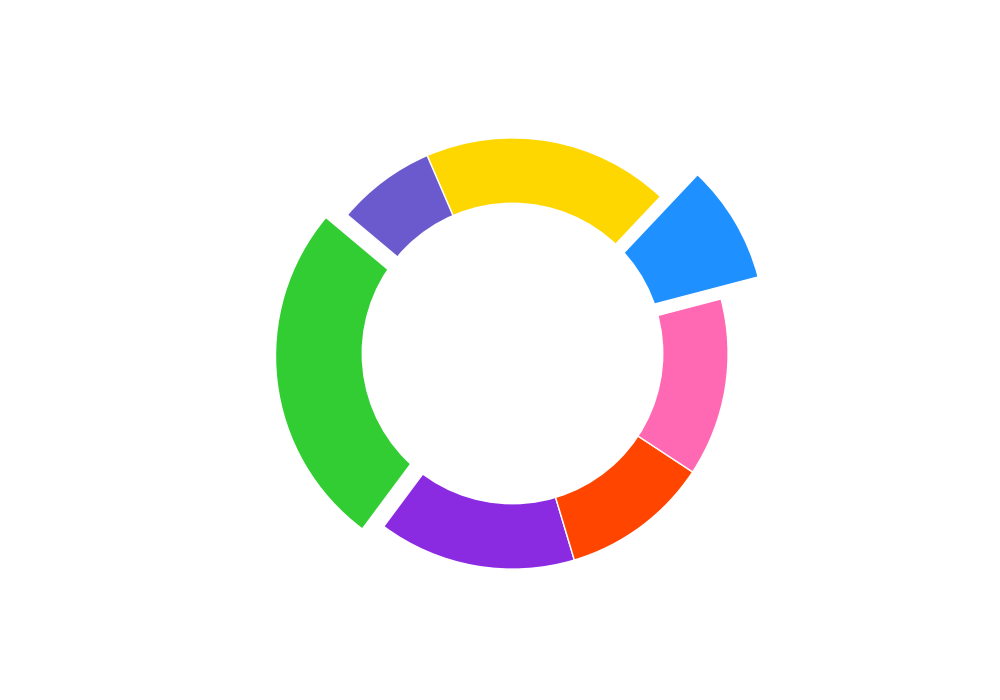

The Python source for this figure:
import matplotlib.pyplot as plt
import numpy as np

elements_discovered = np.array([35, 20, 15, 18, 12, 25, 10])
colors = ['#32CD32', '#8A2BE2', '#FF4500', '#FF69B4', '#1E90FF', '#FFD700', '#6A5ACD']  # Shuffled colors

fig, ax = plt.subplots(figsize=(10, 7))
wedges = ax.pie(
    elements_discovered,
    colors=colors,
    startangle=140,
    pctdistance=0.85,
    wedgeprops=dict(edgecolor='w'),
    explode=(0.1, 0, 0, 0, 0.2, 0, 0)
)

centre_circle = plt.Circle((0, 0), 0.70, fc='white')
fig.gca().add_artist(centre_circle)

plt.show()
